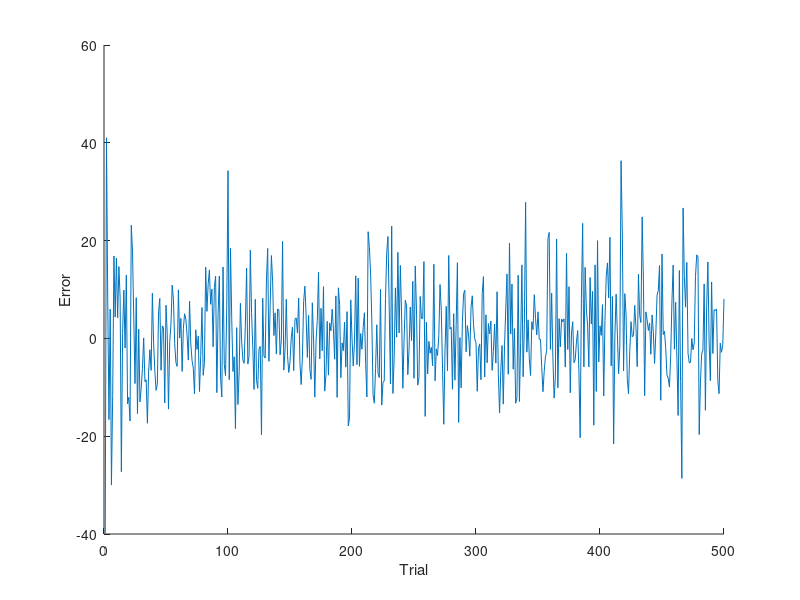
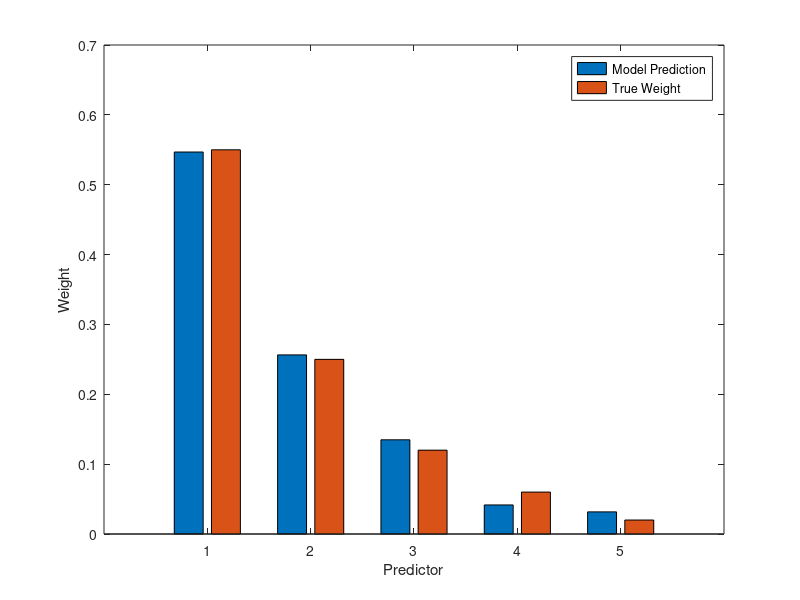

Recreate these plots in MATLAB, in order.
clear

%% Simulate exemplar based on entropy.
% In this simulation, we assume that agents make predictions by sampling
% the most similar instance they previously experienced, based on the
% euclidean distance between Xs. Here we assume that they can only remember
% the top 10 least entropic trials they have experienced.

%% generative parameters ==================================================
% number of dimensions
D = 5;

% regression coefficients
beta = [.55; .25; .12; .06; .02];

% generative function for sampling stimuli 
% note stimulus values are between 0 and 100
gX = @() (rand(D,1))*100;

% noise function
nZ = @() 0 * randn(1);

% number of trials people can remember
trial_mem = 100;


%% simulate ===============================================================
% initialize learning algorithm
theta = rand(D,1);

T = 500;

 for t = 1:T
     
    % sample X for this trial
    X = gX();
    
    %compute prediction
    if t > 1 && t < trial_mem
        dist = sqrt(sum((x_store - X).^2));
        Rhat = correct_response_store(dist == min(dist));
    elseif t > trial_mem
       dist = sqrt(sum((x_store - X).^2));
       [entropy_sorted, index] = sort(entropy);
       min_entropy_trials = (index(1:trial_mem));
       Rhat = correct_response_store(dist == min(dist(min_entropy_trials))); 
    else
        Rhat = 50 + 10*randn(1);
    end
    
    %store Rhats
    Rhat_store(:,t) = Rhat;
    
    %store X's
    x_store(:,t) = X;
    
    %compute entropy over the bars
    entropy = -1*sum(x_store/100.*log(x_store./100));
    
    %add correct response to store
    correct_response = beta' * X + nZ();
    correct_response_store(t) = correct_response;
    
    %store error
    error = Rhat - correct_response;
    error_store(t) = error;
    
 end

 %% Plot errors over time
figure(1); clf;  hold on;
plot(error_store')
xlabel('Trial')
ylabel('Error')

%% Plot regression weights
thetas = regress(Rhat_store', x_store');

figure
bar([thetas(1) beta(1); thetas(2) beta(2); thetas(3) beta(3); thetas(4) beta(4); thetas(5) beta(5)]);
xlabel('Predictor')
ylabel('Weight')
legend('Model Prediction', 'True Weight')



